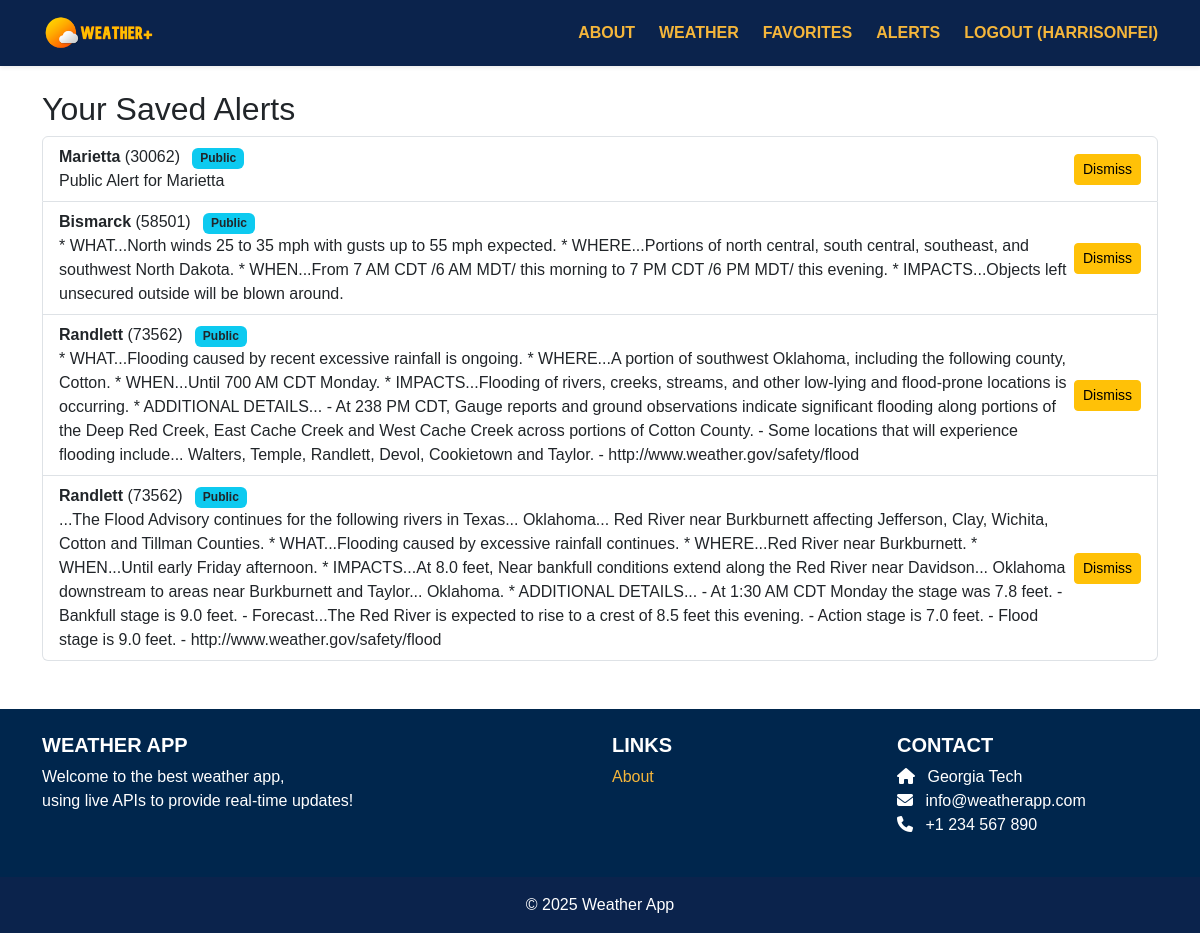
The page /weather/alerts/ (signed in) on the database as committed earlier.
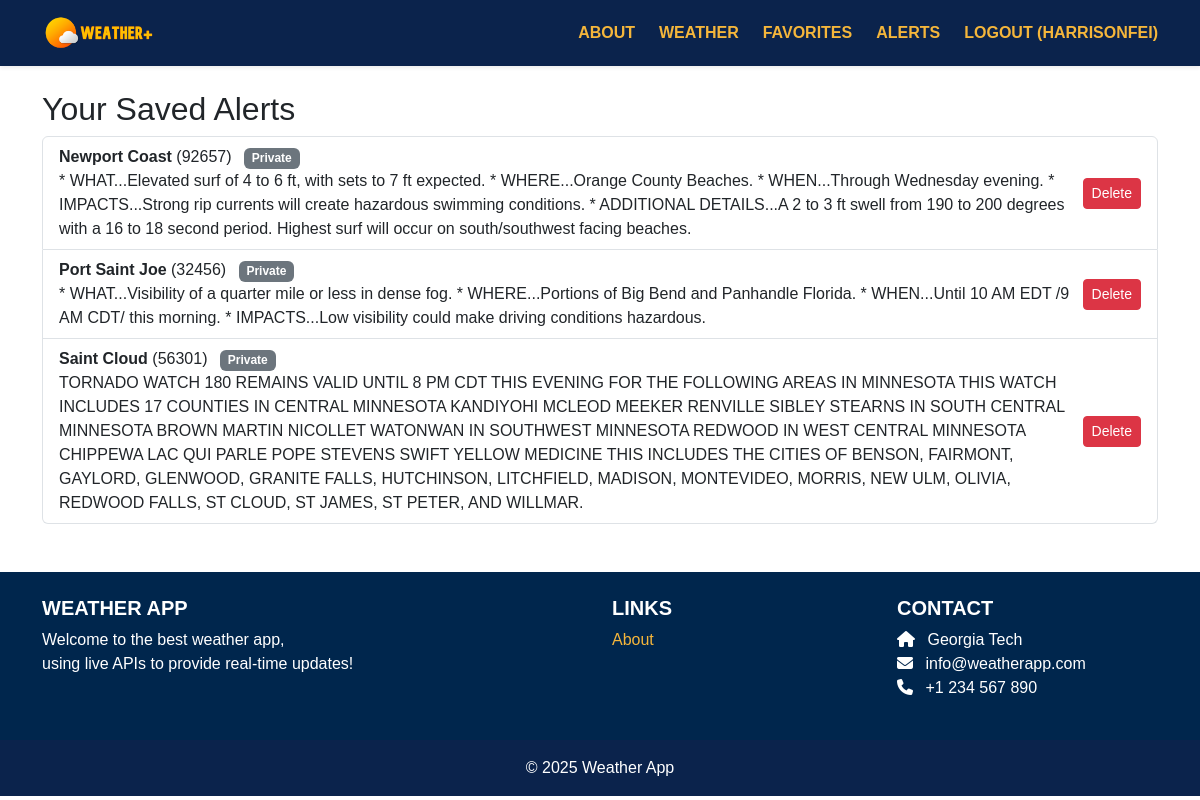
The same page on the database as committed later.
### weather/models.py (models this page shows, shortened)
class Alert(models.Model):
    user = models.ForeignKey(User, on_delete=models.CASCADE)
    city_name = models.CharField(max_length=100)
    zip_code = models.CharField(max_length=10)
    alert_text = models.TextField()
    created_at = models.DateTimeField(auto_now_add=True)
    public = models.BooleanField(default=False)
    dismissed_by = models.ManyToManyField(User, related_name="dismissed_alerts", blank=True)
    is_government = models.BooleanField(default=False)
    noaa_id = models.CharField(max_length=200, blank=True, null=True, unique=True)
    def is_dismissed_for(self, user):
        return self.dismissed_by.filter(id=user.id).exists()

### weather/views.py (the view)
# urls.py: path('alerts/', views.alerts_view, name='weather.alerts'),
@login_required
def alerts_view(request):
    all_alerts = Alert.objects.all()
    alerts = [
        alert for alert in all_alerts
        if (not alert.public and alert.user == request.user) or
           (alert.public and not alert.is_dismissed_for(request.user))
    ]
    return render(request, 'weather/alerts.html', {
        'alerts': alerts
    })

### weather/templates/weather/alerts.html (shortened to what this page needs)
{% extends 'base.html' %}
{% block content %}
<div class="container mt-4">
    <h2>Your Saved Alerts</h2>
    {% if alerts %}
    <ul class="list-group">
        {% for alert in alerts %}
        <li class="list-group-item d-flex justify-content-between align-items-center">
            <div>
                <strong>{{ alert.city_name }}</strong> ({{ alert.zip_code }})
                {% if alert.public %}
                <span class="badge bg-info text-dark ms-2">Public</span>
                {% else %}
                <span class="badge bg-secondary ms-2">Private</span>
                {% endif %}
                <br>
                {{ alert.alert_text }}
            </div>
            {% if alert.public %}
            {% if user.is_staff %}
            <form method="POST" action="{% url 'weather.delete_alert' alert.id %}">
                {% csrf_token %}
                <button class="btn btn-sm btn-danger">Delete</button>
            </form>
            {% else %}
            <form method="POST" action="{% url 'weather.dismiss_alert' alert.id %}">
                <button class="btn btn-sm btn-warning">Dismiss</button>
            </form>
            {% endif %}
            {% else %}
            <form method="POST" action="{% url 'weather.delete_alert' alert.id %}">
                <button class="btn btn-sm btn-danger">Delete</button>
            </form>
            {% endif %}
        </li>
        {% endfor %}
    </ul>
    {% else %}
    <p class="text-muted">No alerts saved yet.</p>
    {% endif %}
</div>
{% endblock %}

Rows that differ between the two databases and show on the page:
no longer on this page (row unchanged): Alert: city_name "Marietta", zip_code "30062", public "Public", alert_text "Public Alert for Marietta"
no longer on this page (row unchanged): Alert: city_name "Bismarck", zip_code "58501", public "Public", alert_text "* WHAT...North winds 25 to 35 mph with gusts up to 55 mph expected. * WHERE...Portions of north central, south central, southeast, and southwest North Dakota. * WHEN...From 7 AM CDT /6 AM MDT/ this morning to 7 PM CDT /6 PM MDT/ this evening. * IMPACTS...Objects left unsecured outside will be blown around."
no longer on this page (row unchanged): Alert: city_name "Randlett", zip_code "73562", public "Public", alert_text "* WHAT...Flooding caused by recent excessive rainfall is ongoing. * WHERE...A portion of southwest Oklahoma, including the following county, Cotton. * WHEN...Until 700 AM CDT Monday. * IMPACTS...Flooding of rivers, creeks, streams, and other low-lying and flood-prone locations is occurring. * ADDITIONAL DETAILS... - At 238 PM CDT, Gauge reports and ground observations indicate significant flooding along portions of the Deep Red Creek, East Cache Creek and West Cache Creek across portions of Cotton County. - Some locations that will experience flooding include... Walters, Temple, Randlett, Devol, Cookietown and Taylor. - http://www.weather.gov/safety/flood"
no longer on this page (row unchanged): Alert: city_name "Randlett", zip_code "73562", public "Public", alert_text "...The Flood Advisory continues for the following rivers in Texas... Oklahoma... Red River near Burkburnett affecting Jefferson, Clay, Wichita, Cotton and Tillman Counties. * WHAT...Flooding caused by excessive rainfall continues. * WHERE...Red River near Burkburnett. * WHEN...Until early Friday afternoon. * IMPACTS...At 8.0 feet, Near bankfull conditions extend along the Red River near Davidson... Oklahoma downstream to areas near Burkburnett and Taylor... Oklahoma. * ADDITIONAL DETAILS... - At 1:30 AM CDT Monday the stage was 7.8 feet. - Bankfull stage is 9.0 feet. - Forecast...The Red River is expected to rise to a crest of 8.5 feet this evening. - Action stage is 7.0 feet. - Flood stage…"
added Alert: city_name "Newport Coast", zip_code "92657", public "Private", alert_text "* WHAT...Elevated surf of 4 to 6 ft, with sets to 7 ft expected. * WHERE...Orange County Beaches. * WHEN...Through Wednesday evening. * IMPACTS...Strong rip currents will create hazardous swimming conditions. * ADDITIONAL DETAILS...A 2 to 3 ft swell from 190 to 200 degrees with a 16 to 18 second period. Highest surf will occur on south/southwest facing beaches."
added Alert: city_name "Port Saint Joe", zip_code "32456", public "Private", alert_text "* WHAT...Visibility of a quarter mile or less in dense fog. * WHERE...Portions of Big Bend and Panhandle Florida. * WHEN...Until 10 AM EDT /9 AM CDT/ this morning. * IMPACTS...Low visibility could make driving conditions hazardous."
added Alert: city_name "Saint Cloud", zip_code "56301", public "Private", alert_text "TORNADO WATCH 180 REMAINS VALID UNTIL 8 PM CDT THIS EVENING FOR THE FOLLOWING AREAS IN MINNESOTA THIS WATCH INCLUDES 17 COUNTIES IN CENTRAL MINNESOTA KANDIYOHI MCLEOD MEEKER RENVILLE SIBLEY STEARNS IN SOUTH CENTRAL MINNESOTA BROWN MARTIN NICOLLET WATONWAN IN SOUTHWEST MINNESOTA REDWOOD IN WEST CENTRAL MINNESOTA CHIPPEWA LAC QUI PARLE POPE STEVENS SWIFT YELLOW MEDICINE THIS INCLUDES THE CITIES OF BENSON, FAIRMONT, GAYLORD, GLENWOOD, GRANITE FALLS, HUTCHINSON, LITCHFIELD, MADISON, MONTEVIDEO, MORRIS, NEW ULM, OLIVIA, REDWOOD FALLS, ST CLOUD, ST JAMES, ST PETER, AND WILLMAR."
